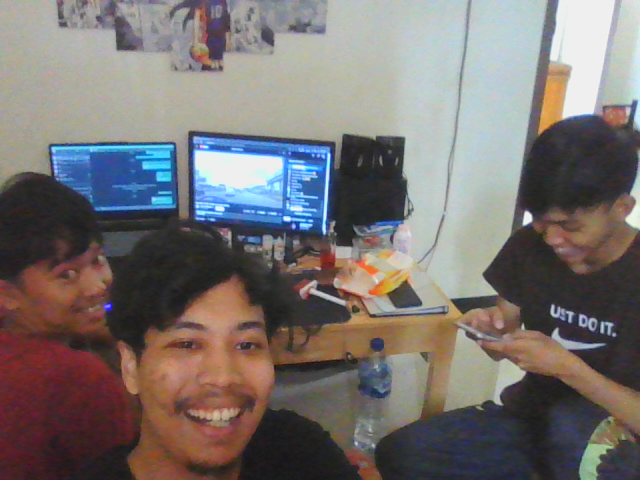
#> input picture image/captured_img.png, 640 x 480 px, found by its file name
$ python highpass.py
#> lines starting #> are read from the running program, lines starting #| are printed output that depends on the picture
import numpy as np
import cv2
from PIL import ImageFilter

# img_src = cv2.imread('UTS\image\captured_img.png', 0)
img_src = cv2.imread('image\captured_img.png', 0)
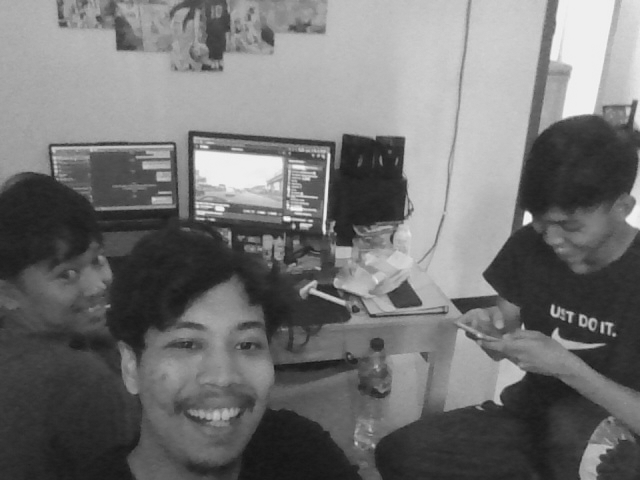
#> img_src: shape (480, 640); min 19, max 248, mean 114.7

scale_percent = 20
width = int(img_src.shape[1] * scale_percent / 15)
#> width = 853
height = int(img_src.shape[0] * scale_percent / 15)
#> height = 640
img_size = (width, height)
#> img_size = (853, 640)

img = cv2.resize(img_src, img_size, interpolation=cv2.INTER_AREA)

kernel = np.array(
    [
        [-1, -1, -1],
        [-1, 8, -1],
        [-1, -1, -1],
    ]
)

flt_img = cv2.filter2D(src=img, ddepth=-1, kernel=kernel)
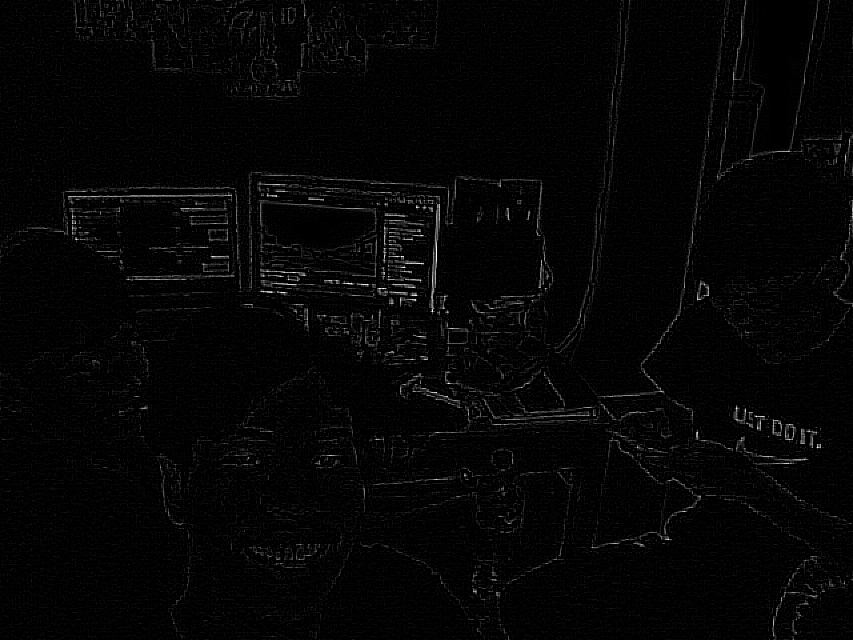
#> flt_img: shape (640, 853); min 0, max 255, mean 5.2

cv2.imshow('HBF', flt_img)
cv2.waitKey(0)
cv2.destroyAllWindows()

$ run again, with image/img_example.jpg saved as image/captured_img.png
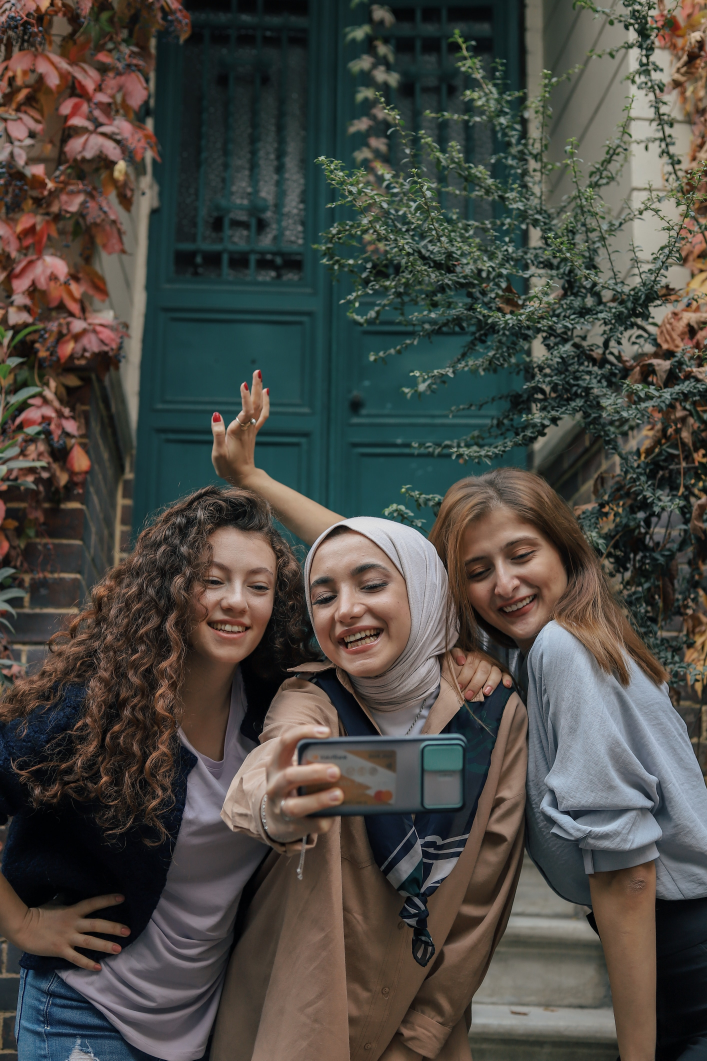
#> input picture image/img_example.jpg, 2828 x 4242 px, found by its file name (shown at 1/4 size)
#> `img_src = cv2.imread('image\captured_img.png', 0)`:
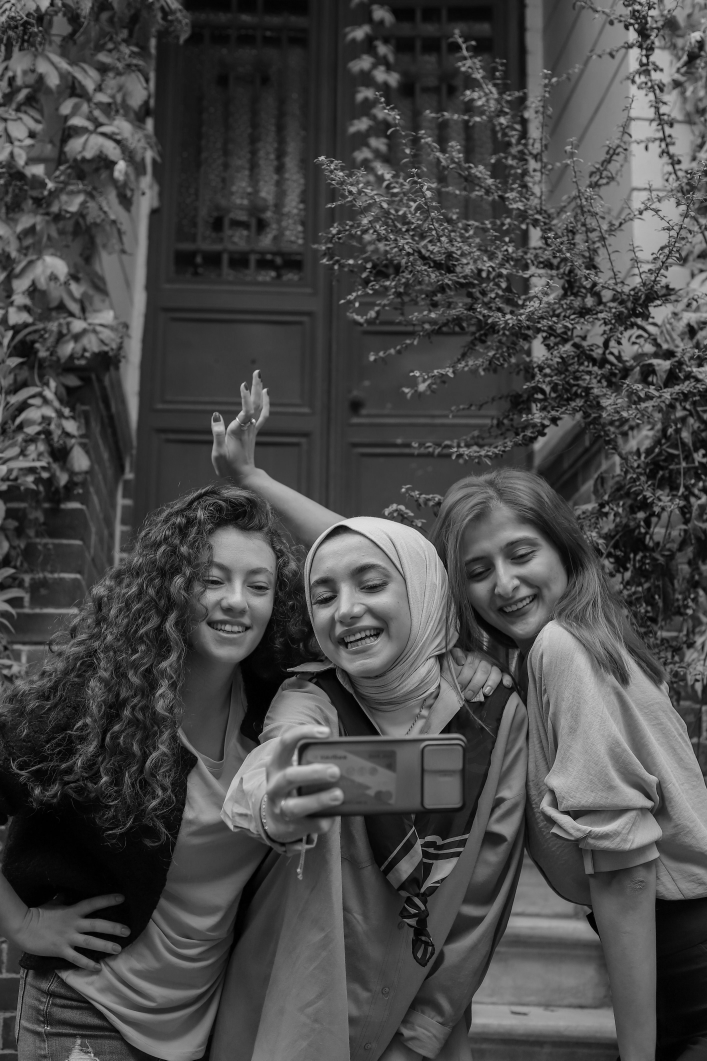
#> img_src: shape (4242, 2828) (shown at 1/4 size); min 0, max 242, mean 72
#> `flt_img = cv2.filter2D(src=img, ddepth=-1, kernel=kernel)`:
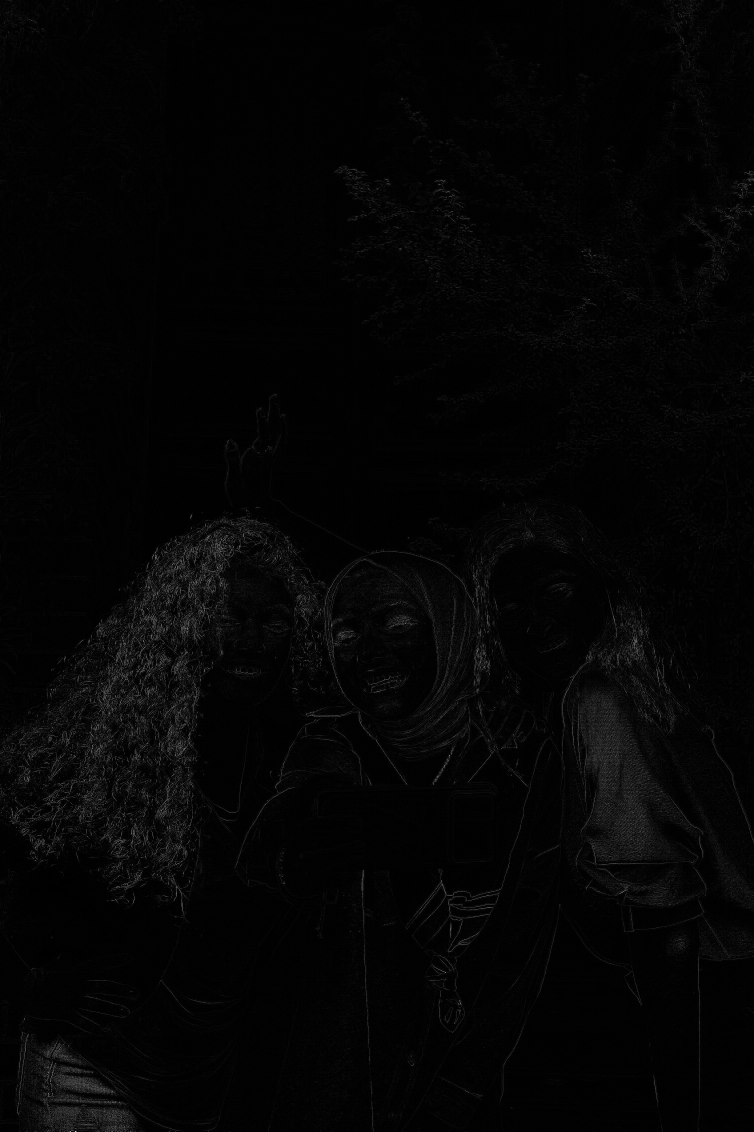
#> flt_img: shape (5656, 3770) (shown at 1/5 size); min 0, max 255, mean 4.6
